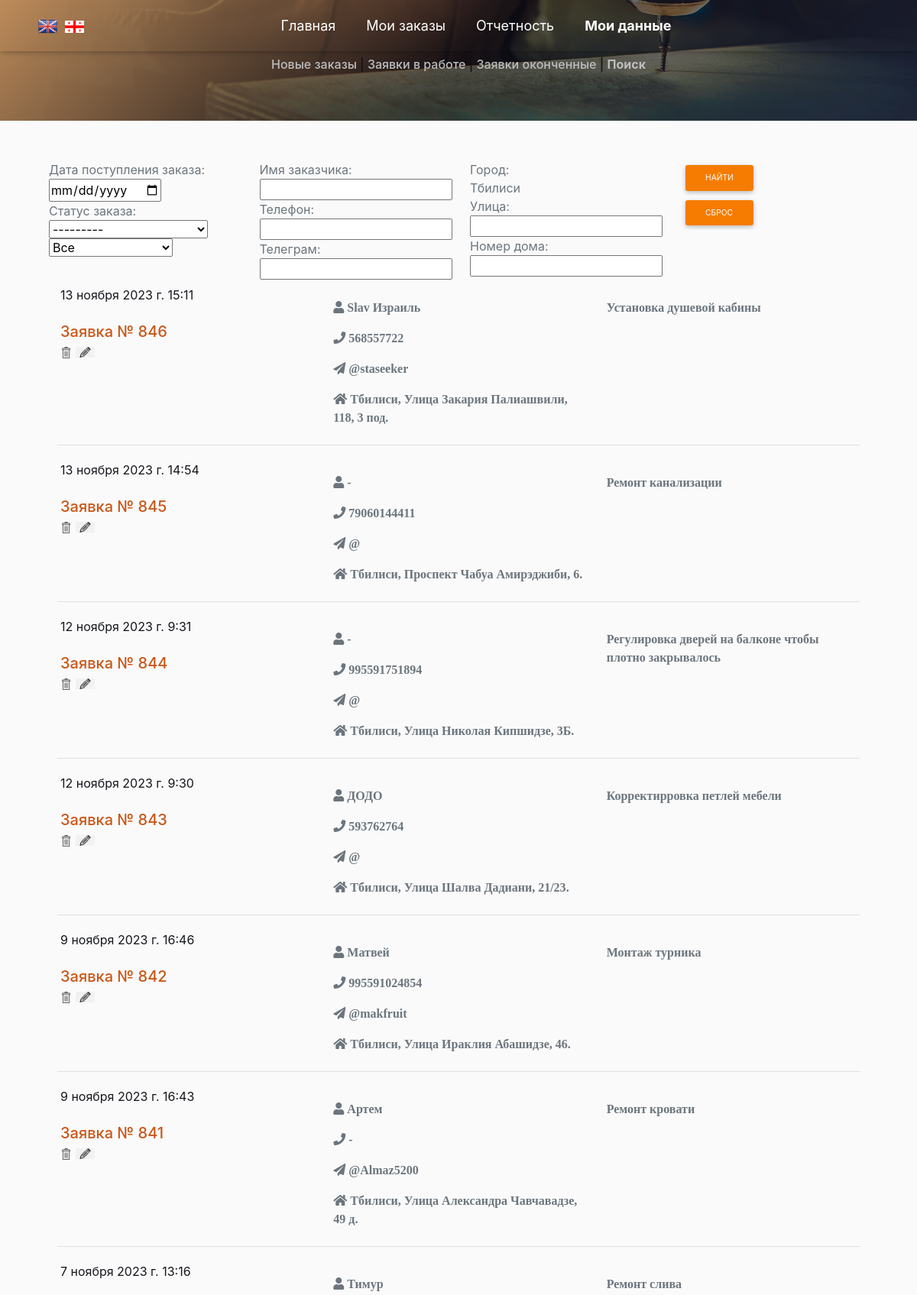
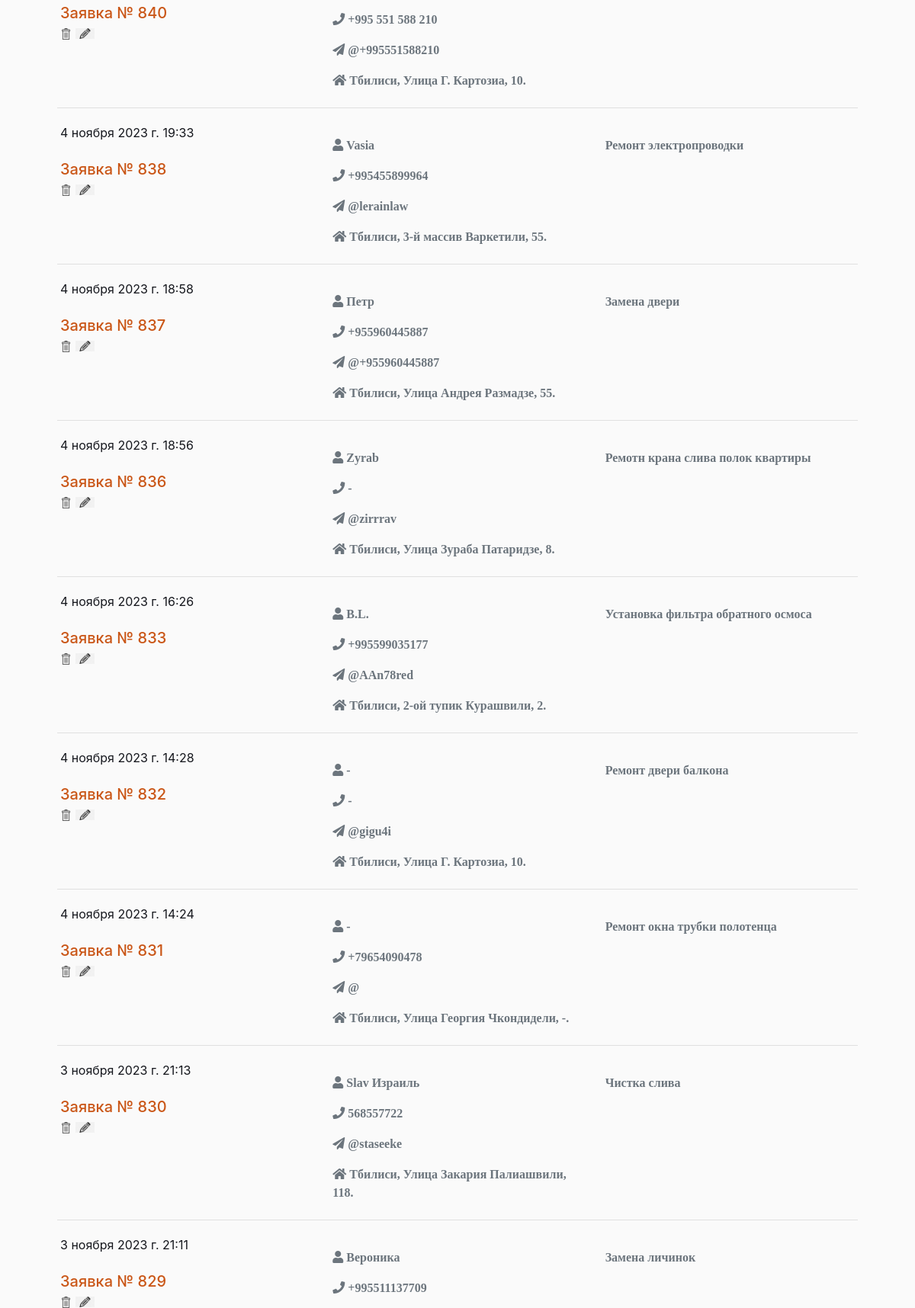
Page /ordersearch/ (upper part) on the committed database (2 pictures, top to bottom).
### app_site/models.py (models this page shows)
class OrderList(models.Model):
    time_in = models.DateTimeField(auto_now_add=True, verbose_name='Дата заказа')
    time_out = models.DateTimeField(null=True, blank=True, verbose_name='Дата выполнения')
    repairer_id = models.ForeignKey(User, on_delete=models.SET_NULL, null=True, blank=True,
                                    verbose_name='Мастер', default='', )
    price = models.DecimalField(decimal_places=2, max_digits=7, null=True, blank=True, verbose_name='Стоимость работ')
    text_order = models.CharField(max_length=1500, verbose_name='Описание проблемы', blank=True, null=True)
    customer_name = models.CharField(max_length=50, verbose_name='Ваше имя')
    customer_phone = models.CharField(max_length=16, verbose_name='Телефон')
    customer_telegram = models.CharField(max_length=26, verbose_name='Telegram', blank=True, null=True)
    customer_code = models.CharField(max_length=16, verbose_name='Код организации', blank=True, null=True)
    address_city = models.CharField(max_length=2, choices=CITY_CHOICES, default='TB', null=True, blank=True,
                                    verbose_name='Город')
    order_status = models.CharField(max_length=3, choices=ORDER_STATUS, default='BEG', null=True, blank=True,
                                    verbose_name='Статус заказа')
    address_street_app = models.CharField(max_length=150, verbose_name='Улица', null=True, blank=True)
    address_num = models.CharField(max_length=10, verbose_name='Номер дома', null=True, blank=True)
    services = models.ManyToManyField('Service', through='Invoice')
    class Meta:
        verbose_name = 'Список заказов'
        verbose_name_plural = 'Список заказов'

### app_site/views.py (the view)
# urls.py: path('ordersearch/', OrderSearchForm.as_view(), name='search-order'),
class OrderSearchForm(ListView):
    model = OrderList
    context_object_name = 'order'
    template_name = 'ordersearchform.html'
    ordering = ['-time_in']
    def get_queryset(self):
        queryset = super().get_queryset()
        self.filterset = OrderFilter(self.request.GET, queryset)
        return self.filterset.qs
    def get_context_data(self, **kwargs):
        context = super().get_context_data(**kwargs)
        context['filterset'] = self.filterset
        return context

### app_site/templatetags/custom_filters.py (called while the page is built)
@register.filter()
def choice_tag(value, A):
    try:
        if A == 'city':
            a = dict(CITY_CHOICES)
        elif A == 'status_order':
            a = dict(ORDER_STATUS)
        elif A == 'month':
            a = dict(MONTH)
        elif A == 'work_type':
            a = dict(WORK_CHOICES)
        return f'{a[value]}'
    except KeyError:
        return f''

### templates/ordersearchform.html (shortened to what this page needs)
{% extends 'flatpages/default_user.html' %}
{% load custom_filters %}
{% load custom_tags %}
{% block body %}
<form action="" method="get">
<div class="container">
    <div class="row p-1 ">
        <div class="col-md-3 text-muted">
            {{ filterset.form.time_in.label }}:<br>
            {{ filterset.form.time_in }}<br>
            {{ filterset.form.order_status.label }}:<br>
            {{ filterset.form.order_status }}<br>
            {{ filterset.form.repairer_id }}
        </div>
        <div class="col-md-3 text-muted">
            {{ filterset.form.customer_name.label }}:<br>
            {{ filterset.form.customer_name }}<br>
            {{ filterset.form.customer_phone.label }}:<br>
            {{ filterset.form.customer_phone }}<br>
            {{ filterset.form.customer_telegram.label }}:<br>
            {{ filterset.form.customer_telegram }}
        </div>
        <div class="col-md-3 text-muted">
            Город: <br>Тбилиси<br>
            {{ filterset.form.adress_street_app.label }}:<br>
            {{ filterset.form.adress_street_app }}<br>
            {{ filterset.form.address_num.label }}:<br>
            {{ filterset.form.address_num }}
        </div>
        <div class="col-md-2" >
            <input type="submit" value=" Найти " class="btn btn-sm btn-orange">
            <input type="reset" value=" Сброс " class="btn btn-sm btn-orange">
        </div>
    </div>
</form>
<div id="head" class="container">
            {% for i in order %}
            <div class="row p-1 mb-1 ">
                <div class="col-md-4">
                    <div id="time_in">{{ i.time_in }}</div><br>
                    <a href="{% url 'invoice' i.pk %}" id="order_{{ i.pk }}" class="h5 mycolor">Заявка № {{ i.pk}}</a><br>
                    <a href="{% url 'delete-order' i.pk %}" id="delete_{{ i.pk }}" class="mycolor"><img src="/media/images/delete.png" width="15" ></a>
                      <a href="../list_order/update/{{ i.pk}}" id="edit_{{ i.pk }}"><img src="/media/images/change.png" width="25" ></a>
                </div>
                <div class="col-md-4 ">
                    <span id="customer_name_{{ i.pk }}" class="fas fa-user prefix text-secondary mt-3" > {{ i.customer_name|capfirst }}</span><br>
                    <a href="tel:{{ i.customer_phone }}" title="Телефон" id="customer_phone_{{ i.pk }}" class="fas fa-phone prefix text-secondary mt-3">
                        {{ i.customer_phone }}</a><br>
                    <a href="https://t.me/{{ i.customer_telegram|cut:'@' }}" title="Телеграм" id="customer_telegram_{{ i.pk }}"
                       class ="fas fa fa-paper-plane text-secondary mt-3">
                         @{{i.customer_telegram}}</a><br>
                    <div class="fas fa-home prefix text-secondary mt-3"> <span id="city_{{ i.pk }}" >{{ i.address_city|choice_tag:'city'}}</span>,
                    <span id="street_app_{{ i.pk }}">{{ i.address_street_app|capfirst }}</span>,
                        <span id="num_{{ i.pk }}">{{ i.address_num }}</span>.</div>
                </div>
                <div class="col-md-4">
                    <p id="text_order_{{ i.pk }}" class="fas text-secondary mt-3">{{ i.text_order|truncatechars:200|capfirst }}</p>
                </div>
            </div>
            <div class="row">
                <div class="col-md-12"><hr></div>
            </div>
            {% endfor %}
</div>
</div>
<br>
{% endblock body %}

### static/css/custom.css (style rules this page uses)
* { margin: 0; padding: 0; }
:root { --text-color: #15171d; --span-color: #ca5718; }
body { color: var(--text-color); background-color: #fafafa; line-height: 1.5; font-size: 1rem; height: 100%; }
a { color: fefefe; }
a { text-decoration: none!important; color: fefefe; }
.mycolor { color: var(--span-color); }

### rows in the picture
OrderList: time_in "13 ноября 2023 г. 15:11", pk "846", customer_name "Slav Израиль", customer_phone "568557722", customer_telegram "staseeker", address_city|choice_tag "Тбилиси", address_street_app "Улица Закария Палиашвили", address_num "118, 3 под", text_order "Установка душевой кабины"
OrderList: time_in "13 ноября 2023 г. 14:54", pk "845", customer_name "-", customer_phone "79060144411", address_city|choice_tag "Тбилиси", address_street_app "Проспект Чабуа Амирэджиби", address_num "6", text_order "Ремонт канализации"
OrderList: time_in "12 ноября 2023 г. 9:31", pk "844", customer_name "-", customer_phone "995591751894", address_city|choice_tag "Тбилиси", address_street_app "Улица Николая Кипшидзе", address_num "3Б", text_order "Регулировка дверей на балконе чтобы плотно закрывалось"
OrderList: time_in "12 ноября 2023 г. 9:30", pk "843", customer_name "ДОДО", customer_phone "593762764", address_city|choice_tag "Тбилиси", address_street_app "Улица Шалва Дадиани", address_num "21/23", text_order "Корректирровка петлей мебели"
OrderList: time_in "9 ноября 2023 г. 16:46", pk "842", customer_name "Матвей", customer_phone "995591024854", customer_telegram "makfruit", address_city|choice_tag "Тбилиси", address_street_app "Улица Ираклия Абашидзе", address_num "46", text_order "Монтаж турника"
OrderList: time_in "9 ноября 2023 г. 16:43", pk "841", customer_name "Артем", customer_phone "-", customer_telegram "Almaz5200", address_city|choice_tag "Тбилиси", address_street_app "Улица Александра Чавчавадзе", address_num "49 д", text_order "Ремонт кровати"
OrderList: time_in "7 ноября 2023 г. 13:16", pk "840", customer_name "Тимур", customer_phone "+995 551 588 210", customer_telegram "+995551588210", address_city|choice_tag "Тбилиси", address_street_app "Улица Г. Картозиа", address_num "10", text_order "Ремонт слива"
OrderList: time_in "4 ноября 2023 г. 19:33", pk "838", customer_name "Vasia", customer_phone "+995455899964", customer_telegram "lerainlaw", address_city|choice_tag "Тбилиси", address_street_app "3-й массив Варкетили", address_num "55", text_order "Ремонт электропроводки"
OrderList: time_in "4 ноября 2023 г. 18:58", pk "837", customer_name "Петр", customer_phone "+955960445887", customer_telegram "+955960445887", address_city|choice_tag "Тбилиси", address_street_app "Улица Андрея Размадзе", address_num "55", text_order "Замена двери"
OrderList: time_in "4 ноября 2023 г. 18:56", pk "836", customer_name "Zyrab", customer_phone "-", customer_telegram "zirrrav", address_city|choice_tag "Тбилиси", address_street_app "Улица Зураба Патаридзе", address_num "8", text_order "Ремотн крана слива полок квартиры"
OrderList: time_in "4 ноября 2023 г. 16:26", pk "833", customer_name "B.L.", customer_phone "+995599035177", customer_telegram "AAn78red", address_city|choice_tag "Тбилиси", address_street_app "2-ой тупик Курашвили", address_num "2", text_order "Установка фильтра обратного осмоса"
OrderList: time_in "4 ноября 2023 г. 14:28", pk "832", customer_name "-", customer_phone "-", customer_telegram "gigu4i", address_city|choice_tag "Тбилиси", address_street_app "Улица Г. Картозиа", address_num "10", text_order "Ремонт двери балкона"
OrderList: time_in "4 ноября 2023 г. 14:24", pk "831", customer_name "-", customer_phone "+79654090478", address_city|choice_tag "Тбилиси", address_street_app "Улица Георгия Чкондидели", address_num "-", text_order "Ремонт окна трубки полотенца"
OrderList: time_in "3 ноября 2023 г. 21:13", pk "830", customer_name "Slav Израиль", customer_phone "568557722", customer_telegram "staseeke", address_city|choice_tag "Тбилиси", address_street_app "Улица Закария Палиашвили", address_num "118", text_order "Чистка слива"
OrderList: time_in "3 ноября 2023 г. 21:11", pk "829", customer_name "Вероника", customer_phone "+995511137709", text_order "Замена личинок"

### other values in the picture
{{ filterset.form.time_in.label }} "Дата поступления заказа"
{{ filterset.form.order_status.label }} "Статус заказа"
{{ filterset.form.customer_name.label }} "Имя заказчика"
{{ filterset.form.customer_phone.label }} "Телефон"
{{ filterset.form.customer_telegram.label }} "Телеграм"
{{ filterset.form.adress_street_app.label }} "Улица"
{{ filterset.form.address_num.label }} "Номер дома"
